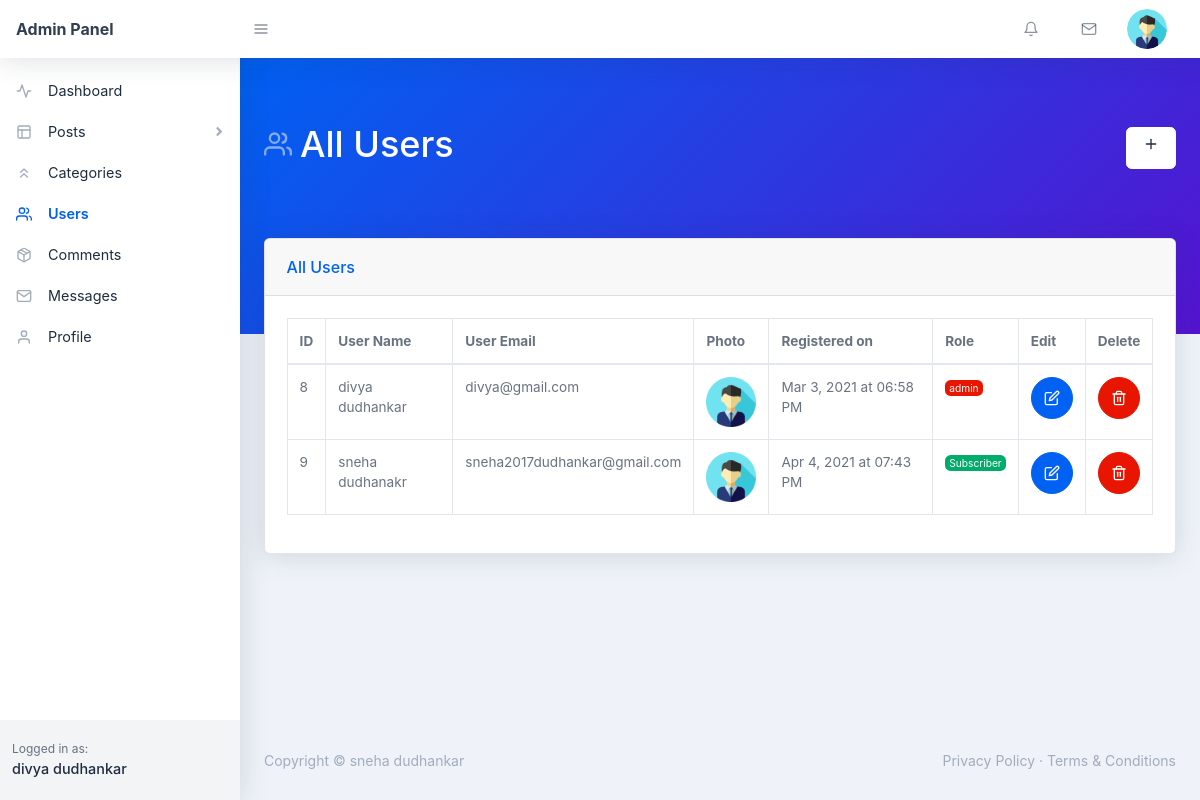
Screenshot of /backend/users.php (signed in) with the database file from the repository.
### tables this page shows
CREATE TABLE `users` (
  `user_id` int(11) NOT NULL,
  `user_name` varchar(255) NOT NULL,
  `user_nickname` varchar(255) NOT NULL,
  `user_email` varchar(255) NOT NULL,
  `user_password` varchar(255) NOT NULL,
  `user_photo` text NOT NULL,
  `registered_on` varchar(255) NOT NULL,
  `user_role` varchar(255) NOT NULL DEFAULT 'Subscriber'
);

### backend/users.php (the view, shortened to what this page needs)
<?php require_once('./includes/header.php'); ?>
    <body class="nav-fixed">
        <?php require_once('./includes/top-navbar.php'); ?>
        <div id="layoutSidenav">
            <div id="layoutSidenav_nav">
                <?php
                    $curr_page = basename(__FILE__);
                    require_once("./includes/left-sidebar.php");
                ?>
            </div>
            <div id="layoutSidenav_content">
                <main>
                    <div class="page-header pb-10 page-header-dark bg-gradient-primary-to-secondary">
                        <div class="container-fluid">
                            <div class="page-header-content d-flex align-items-center justify-content-between text-white">
                                <h1 class="page-header-title">
                                    <div class="page-header-icon"><i data-feather="users"></i></div>
                                    <span>All Users</span>
                                </h1>
                                <a href="new-user.php" title="Add new category" class="btn btn-white">
                                    <div class="page-header-icon"><i data-feather="plus"></i></div>
                                </a>
                            </div>
                        </div>
                    </div>
                    <div class="container-fluid mt-n10">
                        <div class="card mb-4">
                            <div class="card-header">All Users</div>
                            <div class="card-body">
                                <div class="datatable table-responsive">
                                    <table class="table table-bordered table-hover" id="dataTable" width="100%" cellspacing="0">
                                        <thead>
                                            <tr>
                                                <th>ID</th>
                                                <th>User Name</th>
                                                <th>User Email</th>
                                                <th>Photo</th>
                                                <th>Registered on</th>
                                                <th>Role</th>
                                                <th>Edit</th>
                                                <th>Delete</th>
                                            </tr>
                                        </thead>
                                        <tbody>
                                            <?php
                                                $sql = "SELECT * FROM users";
                                                $stmt = $pdo->prepare($sql);
                                                $stmt->execute();
                                                while($users = $stmt->fetch(PDO::FETCH_ASSOC)) {
                                                    $user_id = $users['user_id'];
                                                    $user_name = $users['user_name'];
                                                    $user_email = $users['user_email'];
                                                    $user_photo = $users['user_photo'];
                                                    $registered_on = $users['registered_on'];
                                                    $user_role = $users['user_role'];
                                                    ?>
                                                    <tr>
                                                        <td><?php echo $user_id; ?></td>
                                                        <td>
                                                            <?php echo $user_name; ?>
                                                        </td>
                                                        <td>
                                                            <?php echo $user_email; ?>
                                                        </td>
                                                        <td>
                                                            <img src="./assets/img/<?php echo $user_photo; ?>" width="50" height="50" />
                                                        </td>
                                                        <td><?php echo $registered_on; ?></td>
                                                        <td>
                                                            <div class="badge badge-<?php echo $user_role=="admin"?"red":"success"; ?>">
                                                                <?php echo $user_role; ?>
                                                            </div>
                                                        </td>
                                                        <td>
                                                            <?php
                                                                if(isset($_COOKIE['_uid_'])) {
                                                                    $u_id = base64_decode($_COOKIE['_uid_']);
                                                                } else if(isset($_SESSION['user_id'])) {
                                                                    $u_id = $_SESSION['user_id'];
                                                                } else {
                                                                    $u_id = -1;
                                                                }
                                                            ?>
                                                            <?php
                                                                if($user_id == $u_id) { ?>
                                                                    <button title="You can't edit yourself!" class="btn btn-primary btn-icon"><i data-feather="edit"></i></button>
                                                               <?php } else { ?>
                                                                <form action="user-update.php" method="POST">
                                                                    <button name="edit-user" class="btn btn-primary btn-icon"><i data-feather="edit"></i></button>
                                                                </form>
                                                              <?php }
                                                            ?>
                                                        </td>
                                                        <td>
                                                            <?php
                                                                if(isset($_COOKIE['_uid_'])) {
                                                                    $u_id = base64_decode($_COOKIE['_uid_']);
                                                                } else if(isset($_SESSION['user_id'])) {
                                                                    $u_id = $_SESSION['user_id'];
                                                                } else {
                                                                    $u_id = -1;
                                                                }
                                                            ?>
                                                            <?php
                                                                if($user_id == $u_id) { ?>
                                                                    <button title="You can't delete yourself!" class="btn btn-red btn-icon"><i data-feather="trash-2"></i></button>
                                                                <?php } else { ?>
                                                                    <form action="users.php" method="POST">
                                                                        <button name="user" type="submit" class="btn btn-red btn-icon"><i data-feather="trash-2"></i></button>
                                                                    </form>
                                                                <?php }
                                                            ?>
                                                        </td>
                                                    </tr>
                                               <?php }
                                            ?>
                                        </tbody>
                                    </table>
                                </div>
                            </div>
                        </div>
                    </div>
                </main>
<?php require_once('./includes/footer.php'); ?>

### backend/includes/top-navbar.php (shortened to what this page needs)
<nav class="topnav navbar navbar-expand shadow navbar-light bg-white" id="sidenavAccordion">
    <a class="navbar-brand d-none d-sm-block" href="index.php">Admin Panel</a><button class="btn btn-icon btn-transparent-dark order-1 order-lg-0 mr-lg-2" id="sidebarToggle" href="#"><i data-feather="menu"></i></button>
    <ul class="navbar-nav align-items-center ml-auto">
        <li class="nav-item dropdown no-caret mr-3 dropdown-notifications">
            <a class="btn btn-icon btn-transparent-dark dropdown-toggle" id="navbarDropdownAlerts" href="comments.php" role="button" data-toggle="dropdown" aria-haspopup="true" aria-expanded="false">
                <i data-feather="bell"></i>
            </a>
        </li>
        <li class="nav-item dropdown no-caret mr-3 dropdown-notifications">
            <a class="btn btn-icon btn-transparent-dark dropdown-toggle" id="navbarDropdownMessages" href="#" role="button" data-toggle="dropdown" aria-haspopup="true" aria-expanded="false">
                <i data-feather="mail"></i>
            </a>
        </li>
        <?php
            if(isset($_COOKIE['_uid_'])) {
                $user_id = base64_decode($_COOKIE['_uid_']);
            } else if(isset($_SESSION['user_id'])) {
                $user_id = $_SESSION['user_id'];
            } else {
                $user_id = -1;
            }
            $sql = "SELECT * FROM users WHERE user_id = :id";
            $stmt = $pdo->prepare($sql);
            $stmt->execute([
                ':id' => $user_id
            ]);
            $user = $stmt->fetch(PDO::FETCH_ASSOC);
            $user_photo = $user['user_photo'];
        ?>
        <li class="nav-item dropdown no-caret mr-3 dropdown-user">
            <a class="btn btn-icon btn-transparent-dark dropdown-toggle" id="navbarDropdownUserImage" href="javascript:void(0);" role="button" data-toggle="dropdown" aria-haspopup="true" aria-expanded="false"><img class="img-fluid" src="./assets/img/<?php echo $user_photo; ?>"/></a>
        </li>
    </ul>
</nav>

### backend/includes/left-sidebar.php (shortened to what this page needs)
<nav class="sidenav shadow-right sidenav-light">
    <div class="sidenav-menu">
        <div class="nav accordion" id="accordionSidenav">
            <?php
                if($curr_page == 'index.php') { ?>
                    <a class="nav-link collapsed pt-4 active" href="index.php">
                        <div class="nav-link-icon"><i data-feather="activity"></i></div>
                        Dashboard
                    </a>
                <?php } else { ?>
                    <a class="nav-link collapsed pt-4" href="index.php">
                        <div class="nav-link-icon"><i data-feather="activity"></i></div>
                        Dashboard
                    </a>
                <?php }
            ?>
            <?php
                if($curr_page == "all-posts.php" || $curr_page == 'new-page.php') { ?>
                    <a class="nav-link" href="javascript:void(0);" data-toggle="collapse" data-target="#collapseLayouts" aria-expanded="true" aria-controls="collapseLayouts"><div class="nav-link-icon"><i data-feather="layout"></i></div>
                        Posts
                        <div class="sidenav-collapse-arrow"><i class="fas fa-angle-down"></i></div>
                    </a>
                    <div class="collapse show" id="collapseLayouts" data-parent="#accordionSidenav">
                        <nav class="sidenav-menu-nested nav accordion" id="accordionSidenavLayout">
                            <a class="nav-link" href="all-post.php">All Posts</a>
                            <a class="nav-link" href="add-new.php">Add New Post</a>
                        </nav>
                    </div>
               <?php } else { ?>
                    <a class="nav-link collapsed" href="javascript:void(0);" data-toggle="collapse" data-target="#collapseLayouts" aria-expanded="false" aria-controls="collapseLayouts"><div class="nav-link-icon"><i data-feather="layout"></i></div>
                        Posts
                        <div class="sidenav-collapse-arrow"><i class="fas fa-angle-down"></i></div>
                    </a>
               <?php }
            ?>
            <?php
                if($curr_page == 'new-category.php' || $curr_page == 'categories.php' || $curr_page == 'edit-category.php') { ?>
                    <a class="nav-link active" href="categories.php" ><div class="nav-link-icon"><i data-feather="chevrons-up"></i></div>
                        Categories
                    </a>
               <?php } else { ?>
                    <a class="nav-link" href="categories.php" ><div class="nav-link-icon"><i data-feather="chevrons-up"></i></div>
                        Categories
                    </a>
               <?php }
            ?>
            <?php
                if($curr_page == 'user-update.php' || $curr_page == 'new-user.php' || $curr_page == 'users.php') { ?>
                    <a class="nav-link active" href="users.php" ><div class="nav-link-icon"><i data-feather="users"></i></div>
                        Users
                    </a>
                <?php } else { ?>
                    <a class="nav-link" href="users.php" ><div class="nav-link-icon"><i data-feather="users"></i></div>
                        Users
                    </a>
                <?php }
            ?>
            <a class="nav-link" href="comments.php" ><div class="nav-link-icon"><i data-feather="package"></i></div>
                Comments
            </a>
            <?php
                if($curr_page == 'messages.php' || $curr_page == 'reply.php') { ?>
                    <a class="nav-link active" href="messages.php" ><div class="nav-link-icon"><i data-feather="mail"></i></div>
                        Messages
                    </a>
               <?php } else { ?>
                    <a class="nav-link" href="messages.php" ><div class="nav-link-icon"><i data-feather="mail"></i></div>
                        Messages
                    </a>
              <?php }
            ?>
            <a class="nav-link" href="profile.php" ><div class="nav-link-icon"><i data-feather="user"></i></div>
                Profile
            </a>
        </div>
    </div>
    <div class="sidenav-footer">
        <div class="sidenav-footer-content">
            <div class="sidenav-footer-subtitle">Logged in as:</div>
            <?php
                if(isset($_COOKIE['_uid_'])) {
                    $user_id = base64_decode($_COOKIE['_uid_']);
                } else if(isset($_SESSION['user_id'])) {
                    $user_id = $_SESSION['user_id'];
                } else {
                    $user_id = -1;
                }
                $sql = "SELECT * FROM users WHERE user_id = :id";
                $stmt = $pdo->prepare($sql);
                $stmt->execute([
                    ':id' => $user_id
                ]);
                $user = $stmt->fetch(PDO::FETCH_ASSOC);
                $user_name = $user['user_name'];
            ?>
            <div class="sidenav-footer-title"><?php echo $user_name; ?></div>
        </div>
    </div>
</nav>

### rows the page displays
users: user_photo (placeholder picture), user_name "divya dudhankar", user_id "8", user_email "divya@gmail.com", registered_on "Mar 3, 2021 at 06:58 PM", user_role "admin"
users: user_id "9", user_name "sneha dudhanakr", user_email "sneha2017dudhankar@gmail.com", user_photo (placeholder picture), registered_on "Apr 4, 2021 at 07:43 PM", user_role "Subscriber"
